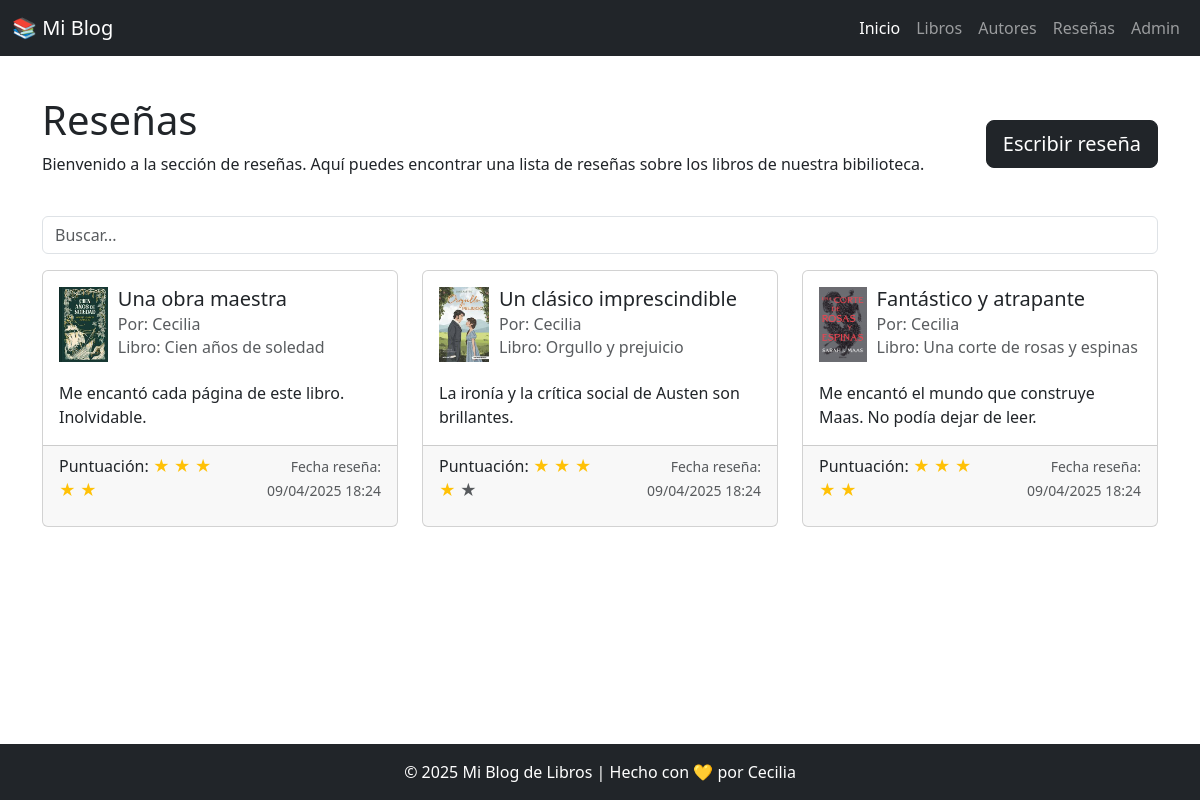
The page /libros/resenas/ on the database as committed earlier.
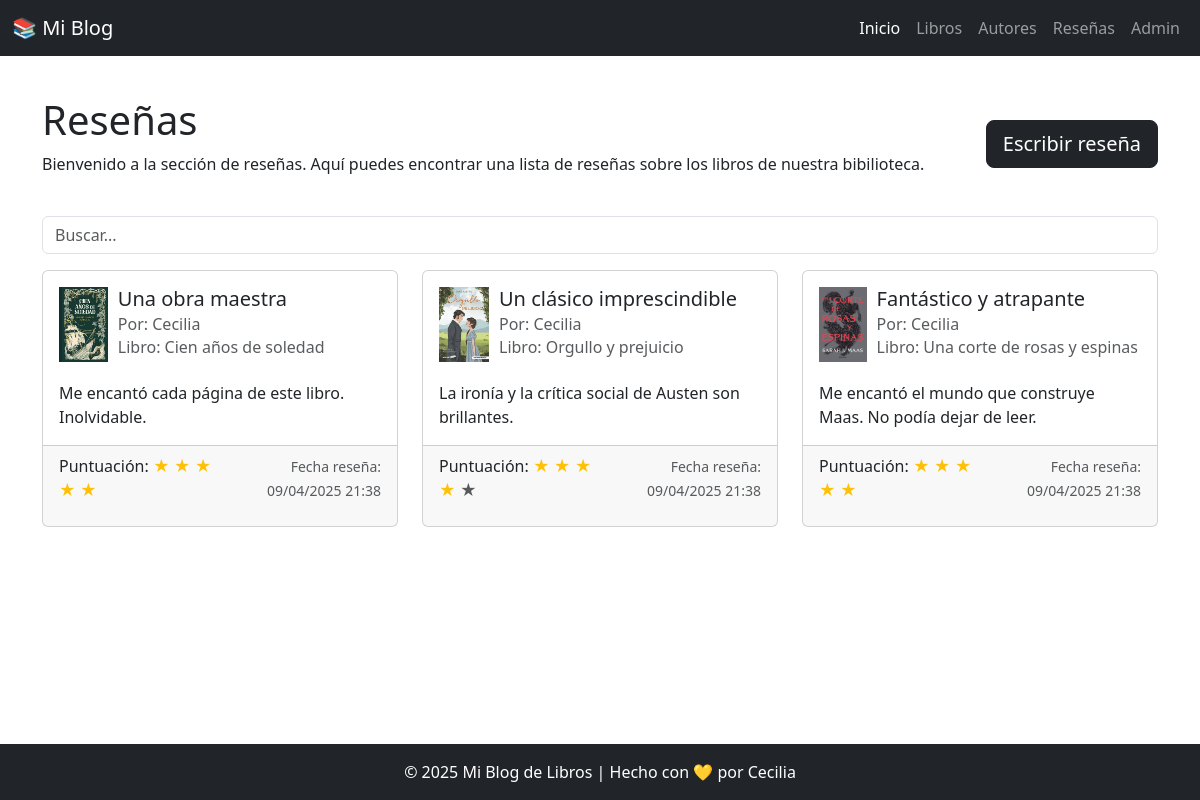
The same page on the database as committed later.
### libros/models.py (models this page shows, shortened)
class Resena(models.Model):
    libro = models.ForeignKey(Libro, on_delete=models.CASCADE, related_name='resenas')
    usuario = models.ForeignKey(User, on_delete=models.CASCADE)
    titulo = models.CharField(max_length=100)
    contenido = models.TextField()
    puntuacion = models.IntegerField(choices=[(i, str(i)) for i in range(1, 6)])  # 1 a 5 estrellas
    fecha = models.DateTimeField(auto_now_add=True)

class Libro(models.Model):
    titulo = models.CharField(max_length=200)
    descripcion = models.TextField()
    autor_libro = models.ForeignKey(AutorLibro, on_delete=models.CASCADE, related_name='libros')
    fecha_publicacion = models.DateField()
    portada = models.ImageField(upload_to='libros/img/', blank=True, null=True)

### libros/views.py (the view)
# urls.py: path('resenas/', views.post_resenas, name='post_resenas'),
def post_resenas(request):
    busqueda = request.GET.get('busquedaResena', None)
    if busqueda:
        post_resenas = Resena.objects.filter(titulo__icontains=busqueda)
    else:
        post_resenas = Resena.objects.all()
    for resena in post_resenas:
        resena.full_stars = [1] * resena.puntuacion
        resena.empty_stars = [1] * (5 - resena.puntuacion)
    return render(request, 'libros/resena.html', context={'resenas': post_resenas})

### libros/templates/libros/resena.html (shortened to what this page needs)
{% extends "libros/base.html" %}
{% block content %}
<div class="d-flex justify-content-between mb-4">
    <div>
        <h1>Reseñas</h1>
        <p>
            Bienvenido a la sección de reseñas. Aquí puedes encontrar una lista de reseñas sobre los libros de nuestra
            bibilioteca.
        </p>
    </div>
    <div class="mt-4">
        <a href="{% url 'libros:resena_create' %}" class="btn btn-dark btn-lg">Escribir reseña</a>
    </div>
</div>
<form action="{% url 'libros:post_resenas' %}" method="get">
    <input type="text" name="busquedaResena" placeholder="Buscar..." type="submit" class="form-control mb-3">
</form>
<div class="row">
    {% for resena in resenas %}
    <div class="col-md-4 mb-4">
        <div class="card h-100">
            <div class="card-body">
                <div class="d-flex mb-3">
                    {% if resena.libro.portada %}
                    <img src="{{ resena.libro.portada.url }}" alt="{{ resena.libro.titulo }}" class="img-fluid"
                        style="max-width: 50px; max-height: 75px; margin-right: 10px;">
                    {% else %}
                    <img src="https://via.placeholder.com/50x75" alt="Portada no disponible" class="img-fluid"
                        style="max-width: 50px; max-height: 75px; margin-right: 10px;">
                    {% endif %}
                    <div>
                        <h5 class="card-title">{{ resena.titulo }}</h5>
                        <h6 class="card-subtitle mb-2 text-muted">Por: {{ resena.usuario.username }} </h6>
                        <h6 class="card-subtitle mb-2 text-muted"> Libro: {{ resena.libro.titulo }}</h6>
                    </div>
                </div>
                <p class="card-text">{{ resena.contenido }}</p>
            </div>
            <div class="card-footer d-flex justify-content-between">
                <p class="card-text">Puntuación:
                    {% for i in resena.full_stars %}
                    <span class="text-warning">&#9733;</span>
                    {% endfor %}
                    {% for i in resena.empty_stars %}
                    <span class="text-muted">&#9733;</span>
                    {% endfor %}
                </p>
                <p class="card-text text-end"><small class="text-muted">Fecha reseña: {{ resena.fecha|date:"d/m/Y H:i" }}</small></p>
            </div>
        </div>
    </div>
    {% empty %}
    <p>No hay reseñas disponibles.</p>
    {% endfor %}
</div>
{% endblock %}

Rows that differ between the two databases and show on the page:
changed Resena "Una obra maestra": fecha "09/04/2025 18:24" → "09/04/2025 21:38"
changed Resena "Un clásico imprescindible": fecha "09/04/2025 18:24" → "09/04/2025 21:38"
changed Resena "Fantástico y atrapante": fecha "09/04/2025 18:24" → "09/04/2025 21:38"
